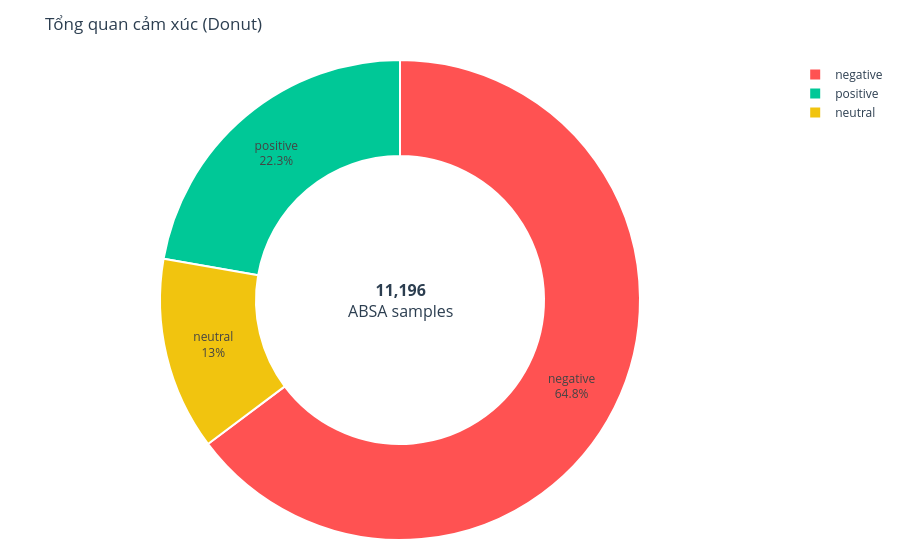

The notebook cell this image was saved under:
### Code cell
overall = df["label"].value_counts().reindex(LABEL_ORDER).fillna(0)
total_samples = int(overall.sum())
unique_reviews = int(df["review_id"].nunique()) if "review_id" in df.columns else None

fig = go.Figure(data=[go.Pie(
    labels=LABEL_ORDER,
    values=overall.values,
    hole=0.6,
    marker=dict(colors=[PALETTE[l] for l in LABEL_ORDER], line=dict(color="white", width=2)),
    textinfo="percent+label",
)])

center_text = f"<b>{total_samples:,}</b><br>ABSA samples"
fig.update_layout(
    title=dict(text="Tổng quan cảm xúc (Donut)", font=dict(color=PALETTE["accent"])),
    annotations=[dict(text=center_text, x=0.5, y=0.5, font_size=16, showarrow=False)],
    paper_bgcolor=PALETTE["bg"],
    font=dict(color=PALETTE["accent"]),
    margin=dict(l=20, r=20, t=60, b=20)
)
fig.show()

### Figure 1 — Plotly figure (JSON) as saved in the notebook; plotly's stock layout.template omitted (floating-point values rounded to 4 significant figures)
{"data": [{"hole": 0.6, "labels": ["negative", "neutral", "positive"], "marker": {"colors": ["#FF5252", "#F1C40F", "#00C897"], "line": {"color": "white", "width": 2}}, "textinfo": "percent+label", "type": "pie", "values": [7251, 1453, 2492]}], "layout": {"annotations": [{"font": {"size": 16}, "showarrow": false, "text": "<b>11,196</b><br>ABSA samples", "x": 0.5, "y": 0.5}], "font": {"color": "#2C3E50"}, "margin": {"b": 20, "l": 20, "r": 20, "t": 60}, "paper_bgcolor": "#FFFFFF", "title": {"font": {"color": "#2C3E50"}, "text": "Tổng quan cảm xúc (Donut)"}}}
